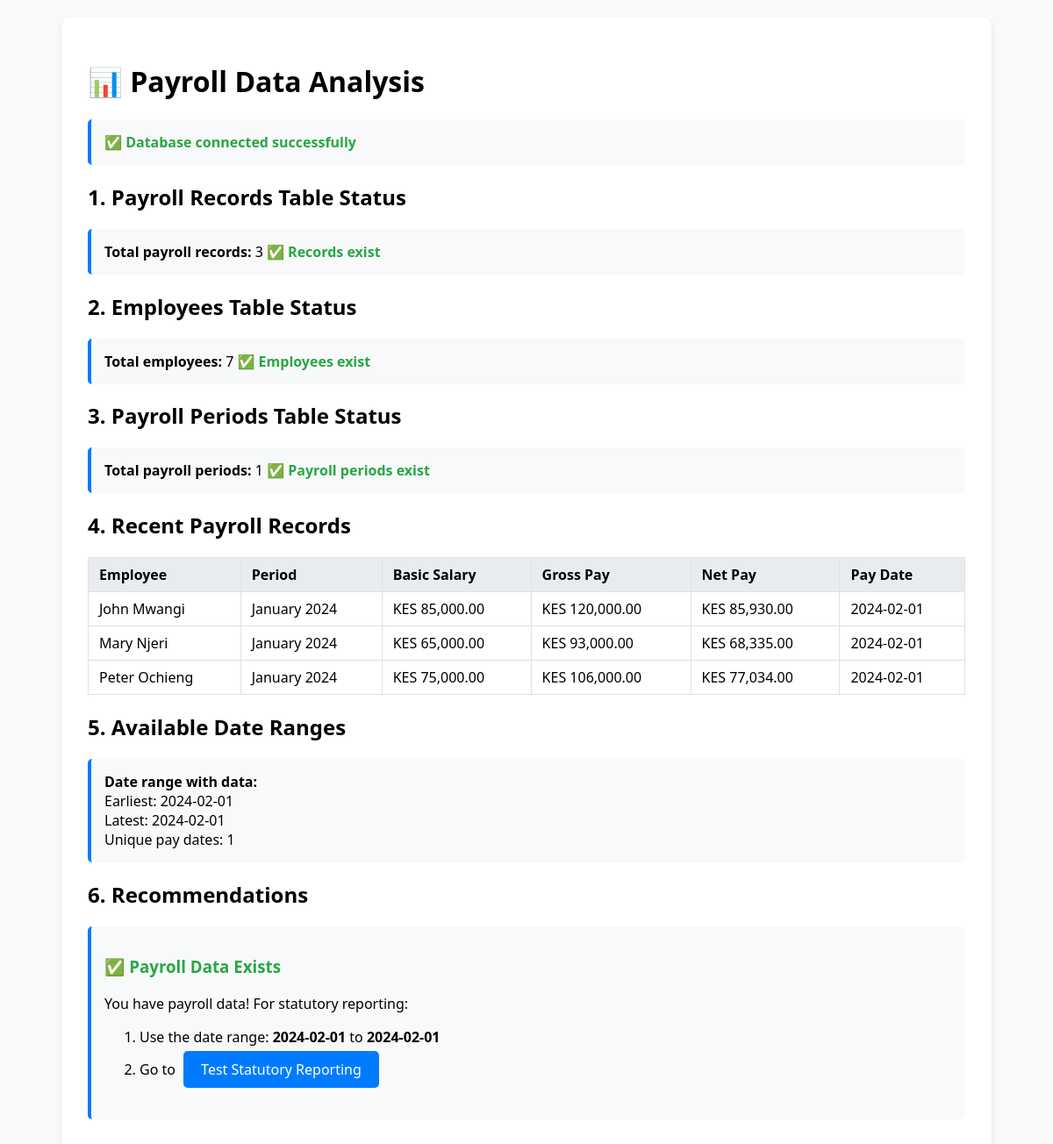
The page /check_payroll_data.php on the database its author committed.
### tables this page shows
CREATE TABLE payroll_records (
    id INT PRIMARY KEY AUTO_INCREMENT,
    employee_id INT NOT NULL,
    payroll_period_id INT NOT NULL,
    basic_salary DECIMAL(12,2) NOT NULL,
    gross_pay DECIMAL(12,2) NOT NULL,
    taxable_income DECIMAL(12,2) NOT NULL,
    paye_tax DECIMAL(12,2) NOT NULL,
    nssf_deduction DECIMAL(12,2) NOT NULL,
    nhif_deduction DECIMAL(12,2) NOT NULL,
    housing_levy DECIMAL(12,2) NOT NULL,
    total_allowances DECIMAL(12,2) DEFAULT 0,
    total_deductions DECIMAL(12,2) NOT NULL,
    net_pay DECIMAL(12,2) NOT NULL,
    days_worked INT DEFAULT 30,
    overtime_hours DECIMAL(5,2) DEFAULT 0,
    overtime_amount DECIMAL(12,2) DEFAULT 0,
    created_at TIMESTAMP DEFAULT CURRENT_TIMESTAMP,
    updated_at TIMESTAMP DEFAULT CURRENT_TIMESTAMP ON UPDATE CURRENT_TIMESTAMP,
    FOREIGN KEY (employee_id) REFERENCES employees(id) ON DELETE CASCADE,
    FOREIGN KEY (payroll_period_id) REFERENCES payroll_periods(id) ON DELETE CASCADE,
    UNIQUE KEY unique_employee_period (employee_id, payroll_period_id)
);

CREATE TABLE payroll_periods (
    id INT PRIMARY KEY AUTO_INCREMENT,
    company_id INT NOT NULL,
    period_name VARCHAR(50) NOT NULL,
    start_date DATE NOT NULL,
    end_date DATE NOT NULL,
    pay_date DATE NOT NULL,
    status ENUM('draft', 'processing', 'completed', 'approved') DEFAULT 'draft',
    created_by INT NOT NULL,
    created_at TIMESTAMP DEFAULT CURRENT_TIMESTAMP,
    updated_at TIMESTAMP DEFAULT CURRENT_TIMESTAMP ON UPDATE CURRENT_TIMESTAMP,
    FOREIGN KEY (company_id) REFERENCES companies(id) ON DELETE CASCADE,
    FOREIGN KEY (created_by) REFERENCES users(id)
);

### check_payroll_data.php (the view, shortened to what this page needs)
<!DOCTYPE html>
<html>
<head>
</head>
<body>
    <div class="container">
        <h1>📊 Payroll Data Analysis</h1>
        <?php
        try {
            $database = new Database();
            $db = $database->getConnection();
            echo '<div class="section"><span class="success">✅ Database connected successfully</span></div>';
            echo '<h2>1. Payroll Records Table Status</h2>';
            $stmt = $db->query("SELECT COUNT(*) as total_records FROM payroll_records");
            $result = $stmt->fetch();
            $totalRecords = $result['total_records'];
            echo '<div class="section">';
            echo '<strong>Total payroll records:</strong> ' . $totalRecords;
            if ($totalRecords == 0) {
                echo ' <span class="warning">⚠️ No payroll records found</span>';
            } else {
                echo ' <span class="success">✅ Records exist</span>';
            }
            echo '</div>';
            echo '<h2>2. Employees Table Status</h2>';
            $stmt = $db->prepare("SELECT COUNT(*) as total_employees FROM employees WHERE company_id = ?");
            $stmt->execute([$_SESSION['company_id'] ?? 1]);
            $result = $stmt->fetch();
            $totalEmployees = $result['total_employees'];
            echo '<div class="section">';
            echo '<strong>Total employees:</strong> ' . $totalEmployees;
            if ($totalEmployees == 0) {
                echo ' <span class="warning">⚠️ No employees found</span>';
            } else {
                echo ' <span class="success">✅ Employees exist</span>';
            }
            echo '</div>';
            echo '<h2>3. Payroll Periods Table Status</h2>';
            $stmt = $db->prepare("SELECT COUNT(*) as total_periods FROM payroll_periods WHERE company_id = ?");
            $stmt->execute([$_SESSION['company_id'] ?? 1]);
            $result = $stmt->fetch();
            $totalPeriods = $result['total_periods'];
            echo '<div class="section">';
            echo '<strong>Total payroll periods:</strong> ' . $totalPeriods;
            if ($totalPeriods == 0) {
                echo ' <span class="warning">⚠️ No payroll periods found</span>';
            } else {
                echo ' <span class="success">✅ Payroll periods exist</span>';
            }
            echo '</div>';
            if ($totalRecords > 0) {
                echo '<h2>4. Recent Payroll Records</h2>';
                $stmt = $db->prepare("
                    SELECT
                        pr.*,
                        CONCAT(e.first_name, ' ', e.last_name) as employee_name,
                        pp.period_name,
                        pp.pay_date
                    FROM payroll_records pr
                    LEFT JOIN employees e ON pr.employee_id = e.id
                    LEFT JOIN payroll_periods pp ON pr.payroll_period_id = pp.id
                    ORDER BY pr.created_at DESC
                    LIMIT 5
                ");
                $stmt->execute();
                $records = $stmt->fetchAll();
                if (!empty($records)) {
                    echo '<table>';
                    echo '<tr><th>Employee</th><th>Period</th><th>Basic Salary</th><th>Gross Pay</th><th>Net Pay</th><th>Pay Date</th></tr>';
                    foreach ($records as $record) {
                        echo '<tr>';
                        echo '<td>' . htmlspecialchars($record['employee_name'] ?? 'Unknown') . '</td>';
                        echo '<td>' . htmlspecialchars($record['period_name'] ?? 'Unknown') . '</td>';
                        echo '<td>KES ' . number_format($record['basic_salary'], 2) . '</td>';
                        echo '<td>KES ' . number_format($record['gross_pay'], 2) . '</td>';
                        echo '<td>KES ' . number_format($record['net_pay'], 2) . '</td>';
                        echo '<td>' . htmlspecialchars($record['pay_date'] ?? 'Unknown') . '</td>';
                        echo '</tr>';
                    }
                    echo '</table>';
                }
            }
            if ($totalRecords > 0) {
                echo '<h2>5. Available Date Ranges</h2>';
                $stmt = $db->query("
                    SELECT
                        MIN(pp.pay_date) as earliest_date,
                        MAX(pp.pay_date) as latest_date,
                        COUNT(DISTINCT pp.pay_date) as unique_pay_dates
                    FROM payroll_records pr
                    JOIN payroll_periods pp ON pr.payroll_period_id = pp.id
                ");
                $result = $stmt->fetch();
                echo '<div class="section">';
                echo '<strong>Date range with data:</strong><br>';
                echo 'Earliest: ' . ($result['earliest_date'] ?? 'None') . '<br>';
                echo 'Latest: ' . ($result['latest_date'] ?? 'None') . '<br>';
                echo 'Unique pay dates: ' . ($result['unique_pay_dates'] ?? 0);
                echo '</div>';
            }
            echo '<h2>6. Recommendations</h2>';
            echo '<div class="section">';
            if ($totalRecords == 0) {
                echo '<h3 class="warning">⚠️ No Payroll Data Found</h3>';
                echo '<p>To test statutory reporting, you need to:</p>';
                echo '<ol>';
                echo '<li><strong>Add Employees:</strong> Go to <a href="index.php?page=employees">Employee Management</a></li>';
                echo '<li><strong>Create Payroll Period:</strong> Go to <a href="index.php?page=payroll">Payroll Management</a></li>';
                echo '<li><strong>Process Payroll:</strong> Calculate salaries for employees</li>';
                echo '<li><strong>Generate Reports:</strong> Then use statutory reporting</li>';
                echo '</ol>';
                echo '<h4>Quick Test Data Option:</h4>';
                echo '<p>I can create sample test data for you to test the statutory reporting:</p>';
                echo '<form method="POST">';
                echo '<button type="submit" name="create_test_data" class="btn btn-success">Create Test Payroll Data</button>';
                echo '</form>';
            } else {
                echo '<h3 class="success">✅ Payroll Data Exists</h3>';
                echo '<p>You have payroll data! For statutory reporting:</p>';
                echo '<ol>';
                echo '<li>Use the date range: <strong>' . ($result['earliest_date'] ?? 'Unknown') . '</strong> to <strong>' . ($result['latest_date'] ?? 'Unknown') . '</strong></li>';
                echo '<li>Go to <a href="index.php?page=statutory&action=generate" class="btn">Test Statutory Reporting</a></li>';
                echo '</ol>';
            }
            echo '</div>';
        } catch (Exception $e) {
            echo '<div class="error">';
            echo '<h3>❌ Error</h3>';
            echo '<p>' . htmlspecialchars($e->getMessage()) . '</p>';
            echo '</div>';
        }
        ?>
    </div>
</body>
</html>

### check_payroll_data.php (style rules this page uses)
body { font-family: 'Segoe UI', Tahoma, Geneva, Verdana, sans-serif; background: #f8f9fa; padding: 20px; margin: 0; }
.container { background: white; padding: 30px; border-radius: 10px; max-width: 1000px; margin: 0 auto; box-shadow: 0 4px 6px rgba(0,0,0,0.1); }
.success { color: #28a745; font-weight: bold; }
table { width: 100%; border-collapse: collapse; margin: 15px 0; background: white; }
th, td { border: 1px solid #dee2e6; padding: 8px 12px; text-align: left; }
th { background: #e9ecef; font-weight: bold; }
.btn { background: #007bff; color: white; padding: 10px 20px; border: none; border-radius: 5px; cursor: pointer; text-decoration: none; display: inline-block; margin: 5px; }
.section { background: #f8f9fa; padding: 15px; margin: 15px 0; border-radius: 5px; border-left: 4px solid #007bff; }

### rows shown on the page
payroll_records: employee_name "John Mwangi", payroll_period.period_name "January 2024", basic_salary "85,000.00", gross_pay "120,000.00", net_pay "85,930.00", payroll_period.pay_date "2024-02-01"
payroll_records: employee_name "Mary Njeri", payroll_period.period_name "January 2024", basic_salary "65,000.00", gross_pay "93,000.00", net_pay "68,335.00", payroll_period.pay_date "2024-02-01"
payroll_records: employee_name "Peter Ochieng", payroll_period.period_name "January 2024", basic_salary "75,000.00", gross_pay "106,000.00", net_pay "77,034.00", payroll_period.pay_date "2024-02-01"

### other values the page prints
$totalRecords "3"
$totalEmployees "7"
$totalPeriods "1"
$result['earliest_date'] "2024-02-01"
$result['latest_date'] "2024-02-01"
$result['unique_pay_dates'] "1"
